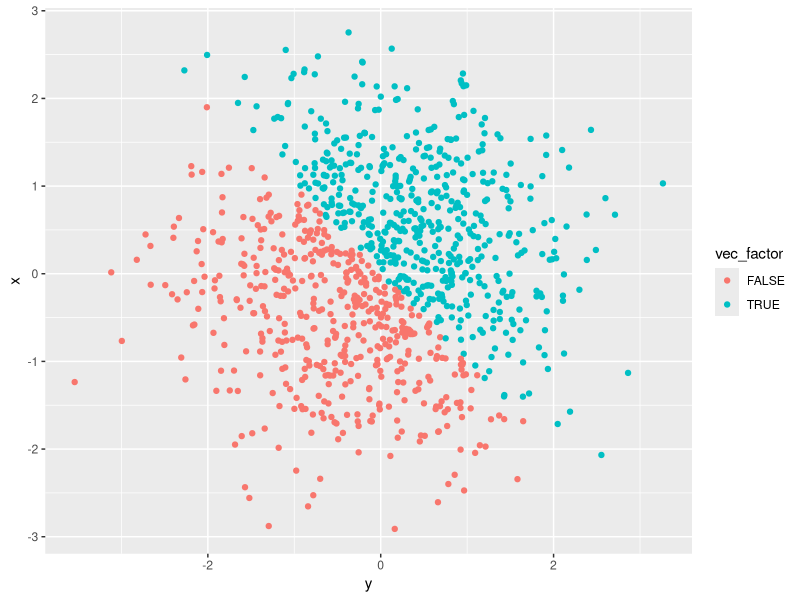

Write R code to recreate this figure.
## ---- chunk 1
knitr::opts_chunk$set(echo = TRUE)

library(tidyverse)
## ---- chunk 2
Problem1_df = tibble(
  x = runif(10, min=0, max=5), 
  vec_numeric = c(x>2),
  vec_char = c("Giraffe", "Elephant", "Lion", "Wolf", "Dolphin", "Ant", "Dog", 
               "Tiger", "Bird", "Fish" ),
  vec_logical = c(TRUE, TRUE, FALSE, FALSE, FALSE, TRUE, FALSE, FALSE, TRUE, 
                  FALSE),
  vec_factor = factor(c("African descent", "White", "Asian", "Native American", 
                        "Virgin Islander", "St. Thomian", "St. Johnian", "Crucian", 
                        "Floridian", "Atlantian"))
  )
## ---- chunk 3
# Taking mean of x variable

mean(Problem1_df$x)

# This works because it is numeric variable. The mean of x equals 2.136482.
## ---- chunk 4
# Taking mean of vec_numeric

mean(Problem1_df$vec_numeric)

# Taking the mean of this equals 0.3. 
#Therefore, this works.
## ---- chunk 5
# Taking mean of vec_char

mean(Problem1_df$vec_char)

# This code does not work. Error message says that "this argument is not numeric or logical".
## ---- chunk 6
# Taking mean of vec_logical

mean(Problem1_df$vec_logical)

# This code does output a value for the mean of the logical vector.
# The mean of this vector equals 0.4.
## ---- chunk 7
# Taking the mean of vec_factor

mean(Problem1_df$vec_factor)

#This code does not work becasue th vector is not numeric or logical.
## ---- chunk 8
## 1st code chunk
# Using the as.numeric function to the logical, character and factor vectors.

as.numeric(Problem1_df$vec_logical)

as.numeric(Problem1_df$vec_char)

as.numeric(Problem1_df$vec_factor)

# When this function was used on the logical and factor vectors, numeric values
# were created.
# With the character vector, it could not be applied (NA).

## ---- chunk 9
# 2nd code chunk
# Converting character variable from character to factor to numeric

## Created a new variable named 'Factor' that is the end product of converting
# the character vector to the factor vector.

Factor = as.factor(Problem1_df$vec_char)

#Converted the Factor variable to a numeric vector.

as.numeric(Factor)


## Converting factor variable from factor to character to numeric

Character = as.character(Problem1_df$vec_factor)

as.numeric(Character)

# In the first portion of the code chunk, the character vector was converted
# from a character to a factor and lastly to a numeric vector. This vector was
# converted successfully into the factor the numeric vectors. 

# Conversion of the factor vector to the character vector was successsful. 
# However, converting that new vector *Character) into a numeric vector was
# not successful. An error message showed.
## ---- chunk 10
# Created data frame for Problem 2
x = rnorm(1000)
y = rnorm(1000)
vec_logical = c(x + y > 0)

Problem2_df = tibble(
  x,
  y,
  vec_logical)

vec_numeric = as.numeric(Problem2_df$vec_logical)
vec_factor = as.factor(Problem2_df$vec_logical)

mean(x)
median(x)
dim(x)
## ---- chunk 11
# Making scatter plots for logical, numeric and factor vectors, respectively.

Plot_1 = ggplot(Problem2_df, aes(x = y, y = x)) + geom_point(aes(color = vec_logical))

# The blue data points on the scatterplot represent the values which are TRUE.
# The pink data points represent those values that are FALSE.


Plot_2 = ggplot(Problem2_df, aes(x = y, y = x)) + geom_point(aes(color = vec_numeric))

# The blue data points represent values numeric values equal to 1.00.
# The black data points represent numeric values that are equal to 0.00. 

Plot_3 = ggplot(Problem2_df, aes(x = y, y = x)) + geom_point(aes(color = vec_factor))

# The blue data points represent factor variables that are TRUE.
# The blue data points relect factor variables that are FALSE.
## ---- chunk 12
# Exporting Plot_1 as a .pdf, to the folder in project directory.

ggsave("Plot_1.Rmd", path = "./P8105_HW1_BJL2150_files")
